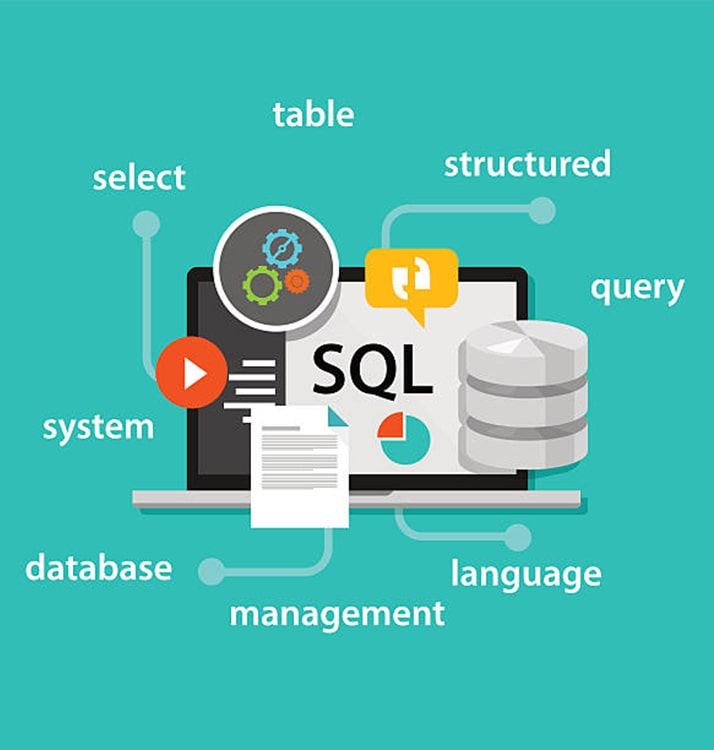
#> input picture backend/input/SQL-server-training.jpg, 714 x 750 px
$ python -i template_builder.py   (imports and definitions only)
#> lines starting #> are read from the running program, lines starting #| are printed output that depends on the picture
import json
import os
import re
import uuid
from pathlib import Path
from typing import Any, Dict, List, Tuple

from PIL import Image

try:
    from google import genai
    from google.genai import types
except Exception:
    genai = None
    types = None


BASE_DIR = Path(__file__).resolve().parents[2]
TEMPLATES_DIR = BASE_DIR / "templates"
# [1 line not run here, left out]


def rgb_to_hex(rgb: Tuple[int, int, int]) -> str:
    return "#{:02X}{:02X}{:02X}".format(*rgb)


def analyze_colors(image: Image.Image) -> List[Dict[str, Any]]:
    image = image.convert("RGB")
    max_size = 240
    if max(image.size) > max_size:
        image.thumbnail((max_size, max_size))

    pixels = list(image.getdata())
    if not pixels:
        return []

    reduced_pixels = [
        (pixel[0] // 32 * 32, pixel[1] // 32 * 32, pixel[2] // 32 * 32)
        for pixel in pixels
    ]

    color_counts: Dict[Tuple[int, int, int], int] = {}
    for pixel in reduced_pixels:
        color_counts[pixel] = color_counts.get(pixel, 0) + 1

    sorted_colors = sorted(color_counts.items(), key=lambda item: item[1], reverse=True)
    total_pixels = len(reduced_pixels)
    return [
        {"hex": rgb_to_hex(color), "percentage": round((count / total_pixels) * 100, 2)}
        for color, count in sorted_colors[:8]
    ]


def calculate_brightness(image: Image.Image) -> float:
    histogram = image.convert("L").histogram()
    total = sum(histogram)
    if total == 0:
        return 0.0
    return round(sum(index * value for index, value in enumerate(histogram)) / total, 2)


def analyze_reference(image: Image.Image) -> Dict[str, Any]:
    width, height = image.size
    aspect_ratio = round(width / height, 4) if height else 0
    orientation = "landscape" if width > height else "portrait" if height > width else "square"
    return {
        "width": width,
        "height": height,
        "format": image.format or "unknown",
        "mode": image.mode,
        "canvas": {
            "width": width,
            "height": height,
            "aspect_ratio": aspect_ratio,
            "orientation": orientation,
        },
        "dominant_colors": analyze_colors(image),
        "average_brightness": calculate_brightness(image),
    }


# [410 lines left out: functions create_regions, _clean_json_text, _safe_int, _safe_float, _normalize_color, _normalize_role and 8 more, not called in this run]

>>> from PIL import Image
>>> picture = Image.open('../../input/SQL-server-training.jpg')
#> picture is the input picture: PIL image 714x750 RGB; mean R, G, B 78.3, 186.9, 178.5
>>> result = analyze_reference(picture)
#> in analyze_colors, `image.thumbnail((max_size, max_size))`:
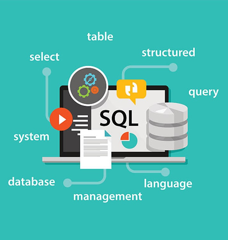
#> image: PIL image 228x240 RGB; mean R, G, B 78.3, 186.8, 178.4
#> in analyze_colors, `pixels = list(image.getdata())`: pixels = 54720 items
#> after the loop in analyze_colors, `for pixel in reduced_pixels:`: color_counts = 129 items
#> in analyze_colors, `total_pixels = len(reduced_pixels)`: total_pixels = 54720
#> in calculate_brightness, `histogram = image.convert("L").histogram()`: histogram = 256 values, max 358335 at index 147, min 19 at index 34, mean 2091.8
#> in calculate_brightness, `total = sum(histogram)`: total = 535500
#> result = 7 items
